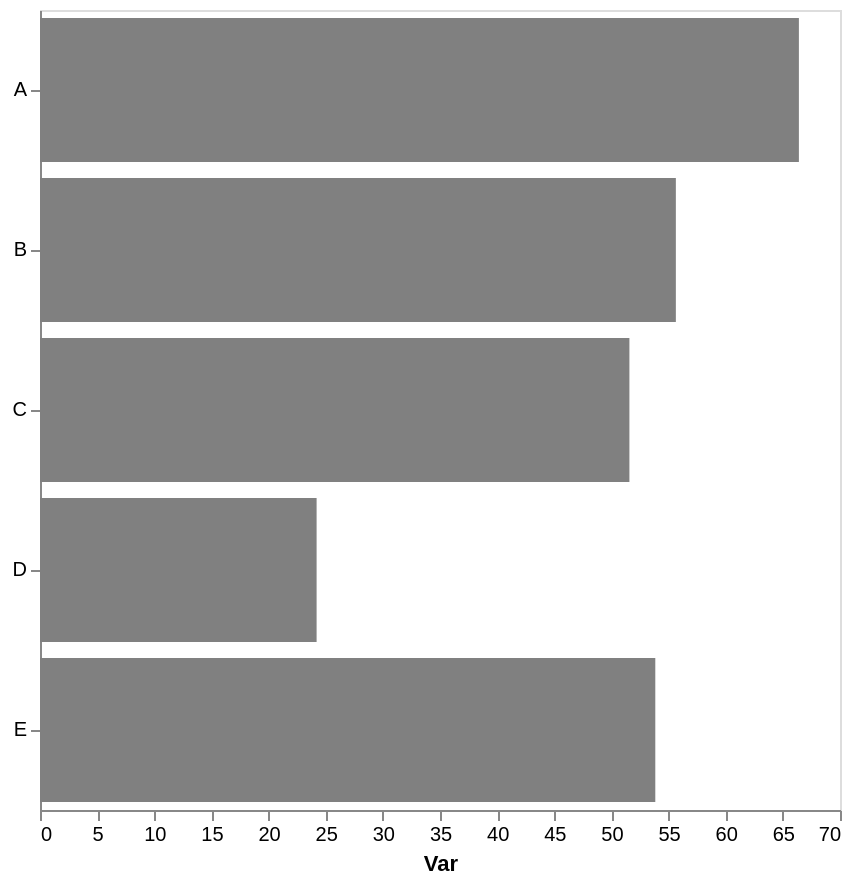

The specification (Vega-Lite) saved for this image:
### Vega-Lite specification from a JSON file in a GitHub repository (floating-point values rounded to 4 significant figures)
{"config": {"view": {"continuousWidth": 300, "continuousHeight": 300}, "axis": {"grid": false}, "bar": {"color": "gray"}}, "data": {"name": "data-a6300da3cdc64d05089f44e80b954f30"}, "mark": {"type": "bar"}, "encoding": {"x": {"aggregate": "mean", "axis": {"title": "Var"}, "field": "var1", "type": "quantitative"}, "y": {"axis": {"title": null}, "field": "cat", "type": "nominal"}}, "height": 400, "width": 400, "$schema": "https://vega.github.io/schema/vega-lite/v5.17.0.json", "datasets": {"data-a6300da3cdc64d05089f44e80b954f30": [{"cat": "D", "var1": 24.38, "var2": 51.58}, {"cat": "E", "var1": 44.86, "var2": 55.42}, {"cat": "B", "var1": 51.93, "var2": 56.32}, {"cat": "D", "var1": 24.02, "var2": 43.34}, {"cat": "C", "var1": 55.4, "var2": 47.77}, {"cat": "C", "var1": 40.97, "var2": 46.79}, {"cat": "E", "var1": 60.76, "var2": 50.19}, {"cat": "B", "var1": 59.35, "var2": 42.86}, {"cat": "C", "var1": 58.35, "var2": 54.71}, {"cat": "E", "var1": 56.48, "var2": 63.79}, {"cat": "A", "var1": 66.4, "var2": 53.11}, {"cat": "E", "var1": 53.25, "var2": 42.75}]}}
